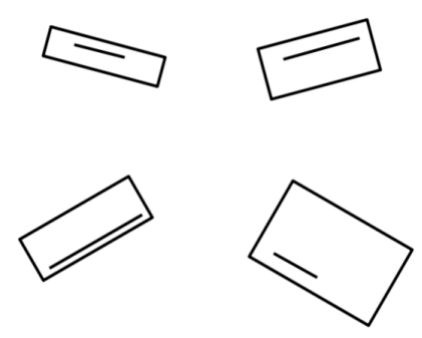
#> input picture Task2/rectangle.png, 422 x 338 px
$ python 'rectangle alignment.py'
#> lines starting #> are read from the running program, lines starting #| are printed output that depends on the picture; after the words box and inside, x2 and y2 are one past the last pixel; in counts of white or black regions, pixels touching at a corner belong together
import cv2
import numpy as np

# Load the image
image = cv2.imread('rectangle.png')
#> image is the input picture: shape (338, 422, 3); min 0, max 255, mean 245.9

# Convert the image to grayscale
gray = cv2.cvtColor(image, cv2.COLOR_BGR2GRAY)

# Apply Gaussian blur to reduce noise
blurred = cv2.GaussianBlur(gray, (5, 5), 0)
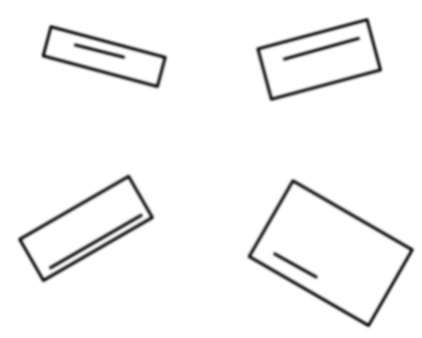
#> blurred: shape (338, 422); min 31, max 255, mean 245.9

# Perform edge detection using the Canny edge detector
edges = cv2.Canny(blurred, threshold1=50, threshold2=150)
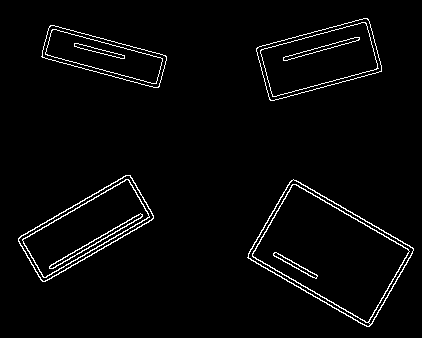
#> edges: shape (338, 422); 2.8% white in thin lines or dots, all inside (x1, y1, x2, y2) = (18, 18, 414, 327)

# Find contours in the edge-detected image
contours, _ = cv2.findContours(edges, cv2.RETR_EXTERNAL, cv2.CHAIN_APPROX_SIMPLE)
#> contours = 4 contours; box (x1, y1, x2, y2) and area: (247, 179, 414, 327) 12956, (18, 175, 154, 282) 6674, (256, 18, 382, 101) 6458, (41, 25, 167, 88) 4086

# Loop through the detected contours
for contour in contours:
    # Filter out very small contours
    if cv2.contourArea(contour) > 100:
        # Get the rotated bounding box of the rectangle
        rect = cv2.minAreaRect(contour)
        angle = rect[-1]

        # Rotate the individual rectangle to align it
        (h, w) = image.shape[:2]
        center = rect[0]
        rotation_matrix = cv2.getRotationMatrix2D(center, -angle, 1.0)
        aligned_rect = cv2.warpAffine(image, rotation_matrix, (w, h), flags=cv2.INTER_CUBIC, borderMode=cv2.BORDER_REPLICATE)

        # Display the aligned rectangle
        cv2.imshow('Aligned Rectangle', aligned_rect)
        cv2.waitKey(0)
        cv2.destroyAllWindows()
#> this loop made 4 passes
#> (rect, angle, rotation_matrix) on passes 1 to 4: (((330.2, 252.7), (92.34, 142.7), -59.98), -59.98, [[0.5, 0.866, -53.76], [-0.866, 0.5, 412.2]]), (((85.54, 227.9), (130.6, 52.4), -30.03), -30.03, [[0.866, 0.501, -102.6], [-0.501, 0.866, 73.42]]), (((103.7, 56.11), (34.62, 122.6), -75), -75, [[0.259, 0.966, 22.67], [-0.966, 0.259, 141.8]]), (((318.7, 58.96), (117.4, 56.5), -15.04), -15.04, [[0.966, 0.259, -4.38], [-0.259, 0.966, 84.71]])
#> pass 1, `aligned_rect = cv2.warpAffine(image, rotation_matrix, (w, h), flags=cv..`:
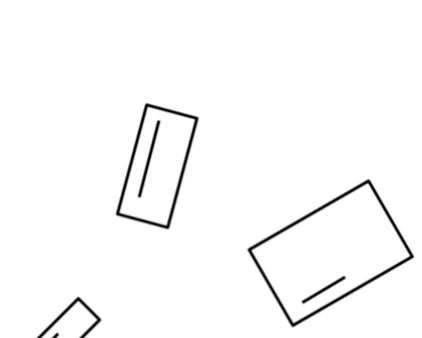
#> aligned_rect: shape (338, 422, 3); min 0, max 255, mean 249.5
#> pass 2, `aligned_rect = cv2.warpAffine(image, rotation_matrix, (w, h), flags=cv..`:
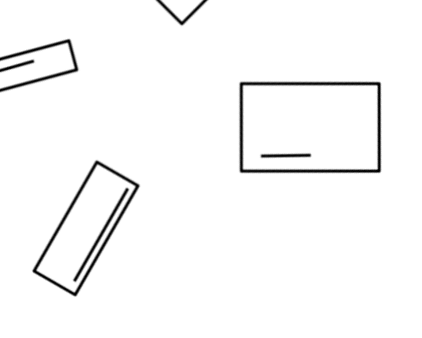
#> aligned_rect: shape (338, 422, 3); min 0, max 255, mean 248.4
#> pass 3, `aligned_rect = cv2.warpAffine(image, rotation_matrix, (w, h), flags=cv..`:
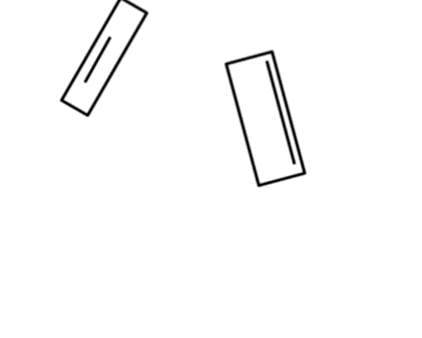
#> aligned_rect: shape (338, 422, 3); min 0, max 255, mean 250.7
